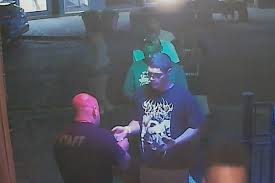
%> input picture DataSet/police/images (8).jpeg, 275 x 183 px
$ octave quality2.m   (GNU Octave 9; MATLAB toolbox functions it lacks are replaced by stand-ins)
%> lines starting %> are read from the running program, lines starting %| are printed output that depends on the picture
a=imread('/home/tangobeer/Desktop/ImageEnchancement/DataSet/police/images (8).jpeg');
%> a is the input picture: size 183x275x3 uint8; mean R, G, B 84.3, 85.6, 93.5
I = rgb2gray(a);
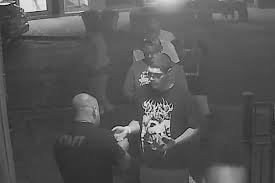
%> I: size 183x275 uint8; min 2, max 252, mean 86.1
J = imnoise(I,'gaussian',0,0.00050);
K = wiener2(J,[5 5]);
K=imsharpen(K,'Radius',2.5,'Amount',1.5);
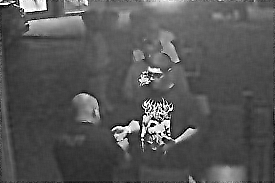
%> K: size 183x275 uint8; min 0, max 255, mean 85.9
[peaksnr, snr] = psnr(K, I);
%> peaksnr = 26.77; snr = 17.85

fprintf('\n The SNR value is %0.4f\n', snr);
%|  The SNR value is 17.8455
fprintf('\n The Peak-SNR value is %0.4f\n', peaksnr);
%|  The Peak-SNR value is 26.7692

$ run again, with DataSet/police/images (10).jpeg copied over DataSet/police/images (8).jpeg
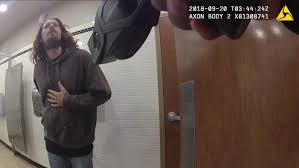
%> input picture DataSet/police/images (10).jpeg, 299 x 168 px
%> a is the input picture: size 168x299x3 uint8; mean R, G, B 97.8, 83.4, 77
%> `I = rgb2gray(a);`:
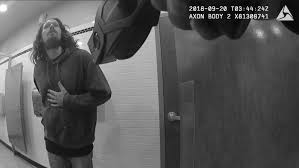
%> I: size 168x299 uint8; min 0, max 255, mean 87
%> `K=imsharpen(K,'Radius',2.5,'Amount',1.5);`:
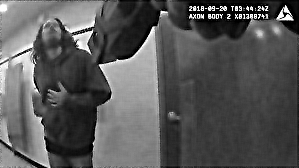
%> K: size 168x299 uint8; min 0, max 255, mean 87.2
%> peaksnr = 25.74; snr = 17.58
%|  The SNR value is 17.5832
%|  The Peak-SNR value is 25.7395

$ run again, with DataSet/police/images (11).jpeg copied over DataSet/police/images (8).jpeg
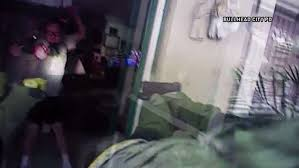
%> input picture DataSet/police/images (11).jpeg, 299 x 168 px
%> a is the input picture: size 168x299x3 uint8; mean R, G, B 90.5, 89.1, 94.5
%> `I = rgb2gray(a);`:
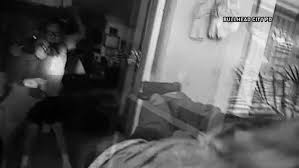
%> I: size 168x299 uint8; min 0, max 251, mean 90.1
%> `K=imsharpen(K,'Radius',2.5,'Amount',1.5);`:
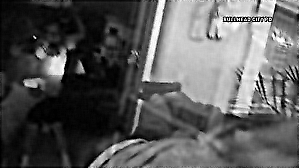
%> K: size 168x299 uint8; min 0, max 255, mean 90.2
%> peaksnr = 26.33; snr = 19.26
%|  The SNR value is 19.2561
%|  The Peak-SNR value is 26.3275

$ run again, with DataSet/police/images (12).jpeg copied over DataSet/police/images (8).jpeg
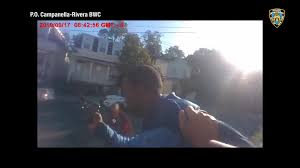
%> input picture DataSet/police/images (12).jpeg, 300 x 168 px
%> a is the input picture: size 168x300x3 uint8; mean R, G, B 67.1, 67.6, 73.7
%> `I = rgb2gray(a);`:
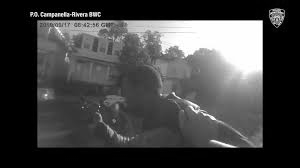
%> I: size 168x300 uint8; min 0, max 255, mean 68.1
%> `K=imsharpen(K,'Radius',2.5,'Amount',1.5);`:
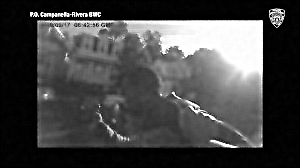
%> K: size 168x300 uint8; min 0, max 255, mean 69.9
%> peaksnr = 27.25; snr = 19.22
%|  The SNR value is 19.2246
%|  The Peak-SNR value is 27.2496
